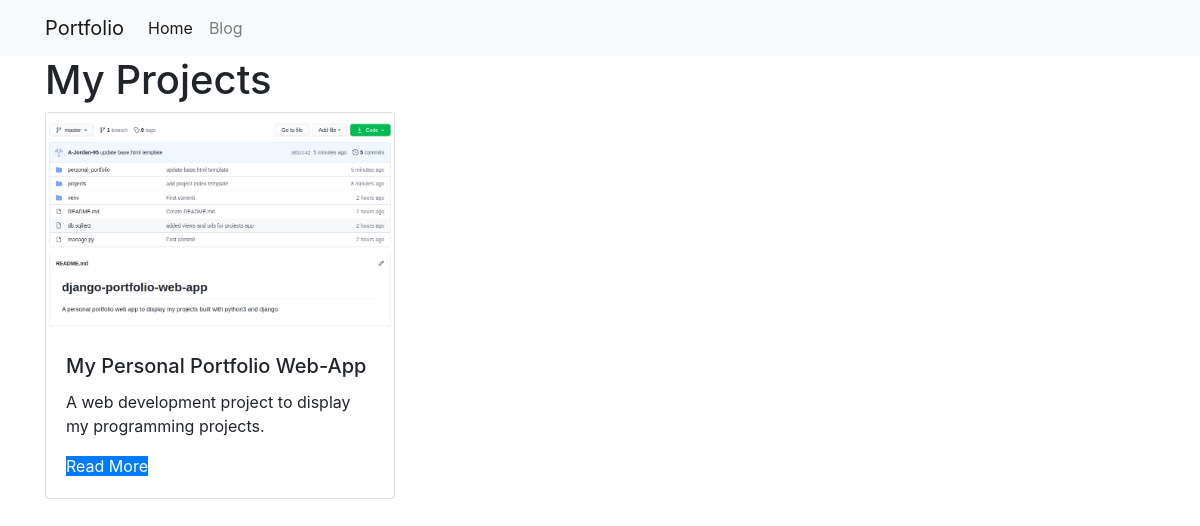
/projects/, run on the app's committed database.
### projects/models.py (models this page shows)
class Project(models.Model):
    title = models.CharField(max_length=100)
    description = models.TextField()
    repo_link = models.TextField()
    technology = models.CharField(max_length=20)
    image = models.FilePathField(path="/img")

### projects/views.py (the view)
# urls.py: path("", views.project_index, name="project_index"),
def project_index(request):
    projects = Project.objects.all()
    context = {
        'projects' : projects
    }
    return render(request, 'project_index.html', context)

### projects/templates/project_index.html
{% extends "base.html" %}
{% load static %}
{% block page_content %}
<h1>My Projects</h1>
<div class="row">
{% for project in projects %}
    <div class="col-md-4">
        <div class="card mb-2">
            <img class="card-img-top" src="{% static project.image %}">
            <div class="card-body">
                <h5 class="card-title">{{ project.title }}</h5>
                <p class="card-text">{{ project.description }}</p>
                <a href="{% url 'project_detail' project.pk %}"
                    class="btn-primary">
                     Read More
                </a>
            </div>
        </div>
    </div>
     {% endfor %}
</div>
{% endblock %}

### data on the page
Project: image (picture), title "My Personal Portfolio Web-App", description "A web development project to display my programming projects."
